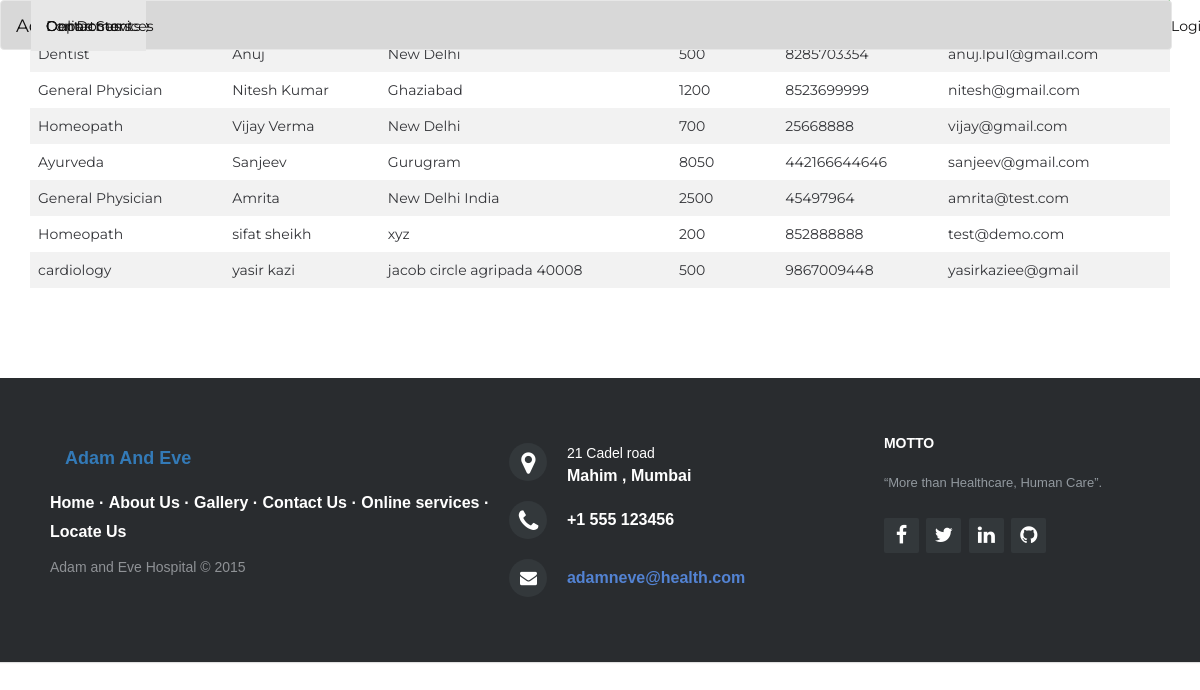
Page /table.php on the committed database.
### tables this page shows
CREATE TABLE `doctors` (
  `id` int(11) NOT NULL,
  `specilization` varchar(255) NOT NULL,
  `doctorName` varchar(255) NOT NULL,
  `address` longtext NOT NULL,
  `docFees` varchar(255) NOT NULL,
  `timing1` time NOT NULL,
  `timing2` time NOT NULL,
  `timing3` time NOT NULL,
  `contactno` bigint(11) NOT NULL,
  `docEmail` varchar(255) NOT NULL,
  `password` varchar(255) NOT NULL,
  `creationDate` timestamp NOT NULL DEFAULT CURRENT_TIMESTAMP,
  `updationDate` varchar(255) NOT NULL
);

### table.php (the view, shortened to what this page needs)
<!DOCTYPE html>
<html>
<head>
  <link rel="stylesheet" type="text/css" href="https://maxcdn.bootstrapcdn.com/bootstrap/3.3.5/css/bootstrap.min.css">
    <link rel="stylesheet" type="text/css" href="https://maxcdn.bootstrapcdn.com/font-awesome/4.4.0/css/font-awesome.min.css">
  <link rel="stylesheet" type="text/css" href="hosp.css">
  <link rel="stylesheet" type="text/css" href="hosp1.css">
</head>
<body>
<nav class="navbar navbar-default">
  <div class="container">
    <div class="navbar-header">
      <a class="navbar-brand" href="#">Adam And Eve</a>
    </div>
    <div class="collapse navbar-collapse" id="bs-example-navbar-collapse-1">
      <ul class="nav navbar-nav">
        <li><a href="hospital.html">Home</a></li>
         <li><a href="#">About US</a></li>
          <li><a href="#">Gallery</a></li>
           <li><a href="#">Registeration</a></li>
        <li class="active"><a href="doctors.html">Our Doctors</a></li>
        <li><a href="#">Online Services</a></li>
        <li><a href="#">Departments</a></li>
        <li><a href="#">Contact us</a></li>
      </ul>
      <ul class="nav navbar-nav navbar-right">
        <li><a href="#">Login</a></li>
      </ul>
    </div>
  </div>
</nav>
<div class="container">
<div class="whitecont">
<?php
  try {
  $con= new PDO('mysql:host=localhost;dbname=hospital', "root", "");
  $con->setAttribute(PDO::ATTR_ERRMODE, PDO::ERRMODE_EXCEPTION);
  $query = "SELECT specilization,doctorName,address,docFees,contactno,docEmail FROM doctors";
  print "<table> ";
  $result = $con->query($query);
  $row = $result->fetch(PDO::FETCH_ASSOC);
  print " <tr> ";
  foreach ($row as $field => $value){
   print " <th>$field</th> ";
  }
  print " </tr>";
  $data = $con->query($query);
  $data->setFetchMode(PDO::FETCH_ASSOC);
  foreach($data as $row){
   print " <tr> ";
   foreach ($row as $name=>$value){
   print " <td>$value</td> ";
   }
   print " </tr> ";
  }
  print "</table> ";
  } catch(PDOException $e) {
   echo 'ERROR: ' . $e->getMessage();
  }
 ?>
</div>
  </div>
<?php include('footer.php');?>
</body>
</html>

### hosp.css (style rules this page uses)
body { background: url(https://images.unsplash.com/photo-1519494140681-8b17d830a3e9?ixlib=rb-0.3.5&s=4ba09aa340a1626fc49ae2fd479aa34b&auto=format&fit=crop&w=753&q=80); background-size: cover; background-position: center; color: #333438; font-family: 'Montserrat', sans-serif; }
html { height: 100%; }
.navbar { position: fixed; }
.navbar-default { background-color: #d8d8d8; }
.navbar-default .navbar-nav>li>a, .navbar-default .navbar-nav>.active>a, .navbar-default .navbar-brand { color: #131212; position: fixed; }

### hosp1.css (style rules this page uses)
table { border-collapse: collapse; width: 100%; }
th, td { text-align: left; padding: 5px; }
tr:nth-child(even) { background-color: #f2f2f2 }

### table.php (style rules this page uses)
table { border-collapse: collapse; width: 100%; }
th, td { text-align: left; padding: 8px; }
tr { background-color: #FFFFFF }
th { background-color: #4CAF50; color: white; }

### rows in the picture
doctors: specilization "Dentist", doctorName "Anuj", address "New Delhi", docFees "500", contactno "8285703354", docEmail "anuj.lpu1@gmail.com"
doctors: specilization "General Physician", doctorName "Nitesh Kumar", address "Ghaziabad", docFees "1200", contactno "8523699999", docEmail "nitesh@gmail.com"
doctors: specilization "Homeopath", doctorName "Vijay Verma", address "New Delhi", docFees "700", contactno "25668888", docEmail "vijay@gmail.com"
doctors: specilization "Ayurveda", doctorName "Sanjeev", address "Gurugram", docFees "8050", contactno "442166644646", docEmail "sanjeev@gmail.com"
doctors: specilization "General Physician", doctorName "Amrita", address "New Delhi India", docFees "2500", contactno "45497964", docEmail "amrita@test.com"
doctors: specilization "Homeopath", doctorName "sifat sheikh", address "xyz", docFees "200", contactno "852888888", docEmail "test@demo.com"
doctors: specilization "cardiology", doctorName "yasir kazi", address "jacob circle agripada 40008", docFees "500", contactno "9867009448", docEmail "yasirkaziee@gmail"
